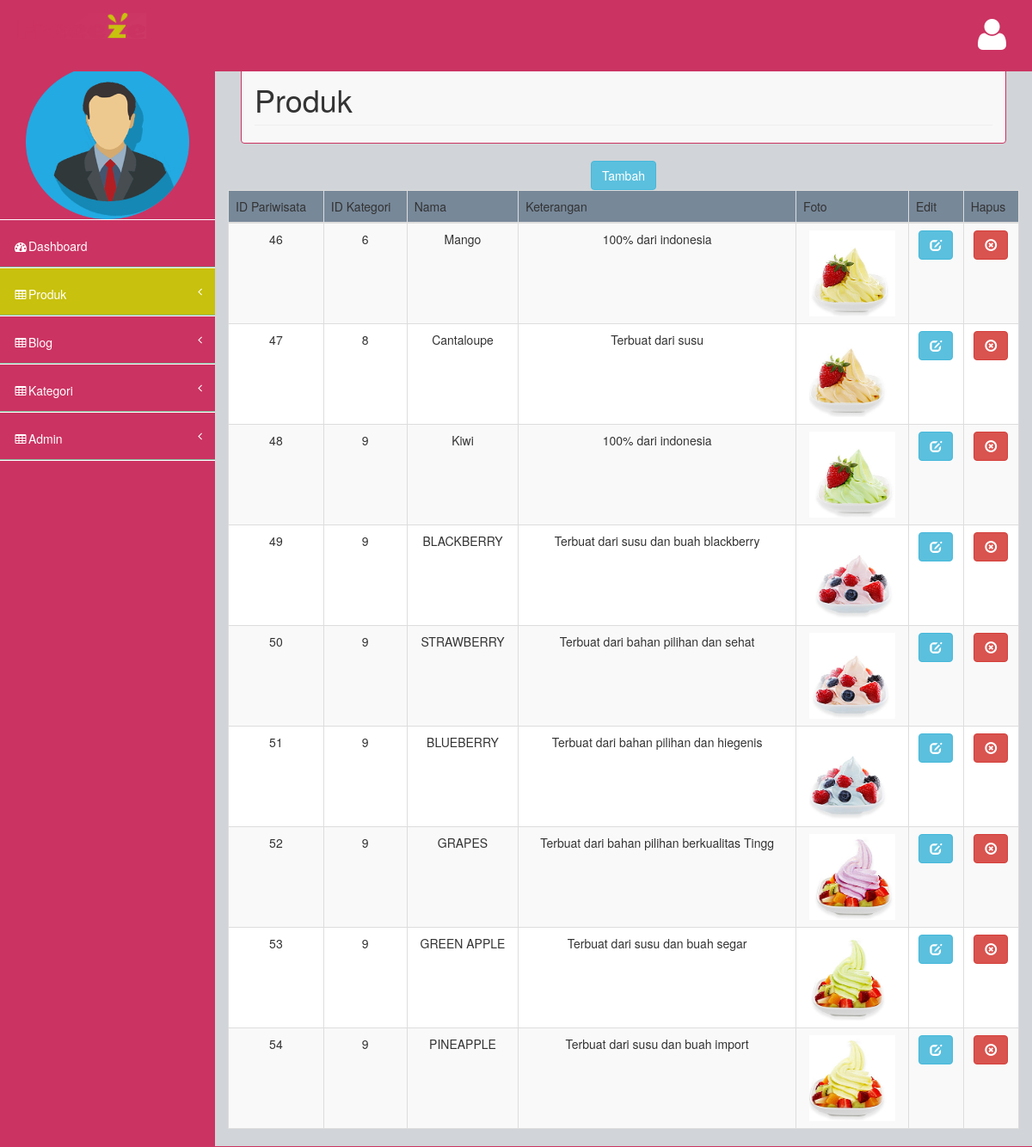
Screenshot of /admin/tampilProduk.php with the database file from the repository.
### tables this page shows
CREATE TABLE `produk` (
  `idProduk` int(11) NOT NULL,
  `namaProduk` varchar(255) NOT NULL,
  `ketProduk` text NOT NULL,
  `fotoProduk` varchar(255) NOT NULL,
  `idKategori` int(11) NOT NULL
);

### admin/tampilProduk.php (the view, shortened to what this page needs)
<!DOCTYPE html>
<html>
<head>
    <link href="assets/plugins/bootstrap/bootstrap.css" rel="stylesheet" />
    <link href="assets/font-awesome/css/font-awesome.css" rel="stylesheet" />
    <link href="assets/plugins/pace/pace-theme-big-counter.css" rel="stylesheet" />
    <link href="assets/css/style.css" rel="stylesheet" />
    <link href="assets/css/main-style.css" rel="stylesheet" />
    <link href="assets/plugins/morris/morris-0.4.3.min.css" rel="stylesheet" />
   </head>
<body>
    <div id="wrapper">
        <nav class="navbar navbar-default navbar-fixed-top" role="navigation" id="navbar">
            <div class="navbar-header">
                 <a class="navbar-brand" href="index.php">
                    <img src="assets/img/logoo.png"  width="150px" height="150px"  />
                </a>
            </div>
            <ul class="nav navbar-top-links navbar-right">
                <li class="dropdown">
                    <a class="dropdown-toggle" data-toggle="dropdown" href="#">
                        <i class="fa fa-user fa-3x"></i>
                    </a>
                </li>
            </ul>
        </nav>
        <nav class="navbar-default navbar-static-side" role="navigation">
            <div class="sidebar-collapse">
                <ul class="nav" id="side-menu">
                    <li>
                        <div class="user-section" align="center">
                                <img src="assets/img/admin.png" width="190px" height="180px" >
                        </div>
                           <li >
                        <a href="index.php"><i class="fa fa-dashboard fa-fw"></i>Dashboard</a>
                    </li>
                    <li class="selected">
                        <a href="tampilProduk.php"><i class="fa fa-table fa-fw"></i>Produk<span class="fa arrow"></span></a>
                    </li>
                    <li>
                        <a href="tampilBlog.php"><i class="fa fa-table fa-fw"></i>Blog <span class="fa arrow"></span></a>
                    </li>
                     <li>
                        <a href="tampilKategori.php"><i class="fa fa-table fa-fw"></i>Kategori <span class="fa arrow"></span></a>
                    </li>
                     <li>
                        <a href="tampilAdmin.php"><i class="fa fa-table fa-fw"></i>Admin <span class="fa arrow"></span></a>
                    </li>
                        </ul>
            </div>
        </nav>
        <div id="page-wrapper">
           <nav class="navbar navbar-default">
                <div class="col-lg-12">
                    <h1 class="page-header">Produk</h1>
                </div>
            </nav>
            <div class="row">
                <form action="tambahProduk.php" name="gabungan" method="post">
<table align="center" border="0" width="1000">
<tr align="center">
<td><input type="submit" class="btn btn-info" value="Tambah" /></td>
</tr>
</table>
<div class="info1">
<div class="box box-primary">
    <div class="box-body table-responsive">
        <table id="example1" class="table table-bordered table-striped">
            <thead>
                <tr bgcolor="#778899" class="style4">
                    <td>ID Pariwisata</td>
                    <td>ID Kategori</td>
                    <td>Nama</td>
                    <td>Keterangan</td>
                    <td>Foto</td>
                    <td>Edit </td>
                    <td>Hapus </td>
                </tr>
            </thead>
            <tbody>
                <?php
                include "koneksi.php";
                $Cari="SELECT * FROM produk ";
                $sql = mysqli_query($connect, $Cari);
                while ( $hasil = mysqli_fetch_array ($sql)) {
                    $idProduk = stripslashes ($hasil['idProduk']);
                    $idKategori = stripslashes ($hasil['idKategori']);
                    $namaProduk = stripslashes ($hasil['namaProduk']);
                    $ketProduk = stripslashes ($hasil['ketProduk']);
                    $fotoProduk = stripslashes ($hasil['fotoProduk']);
                        ?>
                        <tr align="center" bgcolor="#ffffff" class="style5">
                            <td><?=$idProduk?><div align="center"></div></td>
                            <td><?=$idKategori?><div align="center"></div></td>
                            <td><?=$namaProduk?><div align="center"></div></td>
                            <td><?=$ketProduk?><div align="center"></div></td>
                            <td><img src=gambar/<?=$fotoProduk?> width='100' height='100'><div align="center"></div></td>
                            <td bgcolor=" #ffffff"><div align="center"> <a class="btn btn-info" href="editProduk.php?idProduk=<?=$idProduk?>" title="click for edit" onclick="return confirm('Anda yakin untuk mengedit ?')"><span class="glyphicon glyphicon-edit"></span></a></div></td>
                            <td bgcolor=" #ffffff"><div><a class="btn btn-danger" href="hapusProduk.php?idProduk=<?=$idProduk?>" title="click for delete" onclick="return confirm('Anda yakin untuk menghapus ?')"><span class="glyphicon glyphicon-remove-circle"></span></a></div></td>
                        </tr>
                        <?php
                }
                ?>
            </tbody>
        </table>
    </div>
</div>
</div>
</div>
</div>
</div>
</body>
</html>

### admin/assets/css/style.css (style rules this page uses)
body { background-color: #cb3362; }
#wrapper { width: 100%; margin-top: 55px!important; background-color:#cb3362; }
#page-wrapper { padding: 0 15px; min-height: 568px; background-color:rgb(209, 212, 216); }
.navbar-static-side ul li { border-bottom:1px solid #ffffff !important; }
.navbar-top-links li { display: inline-block; }
.navbar-top-links li:last-child { margin-right: 15px; }
.navbar-top-links li a { padding: 20px; min-height: 50px; }
.arrow { float: right; }
.fa.arrow:before { content: "\f104"; }
@media (min-width:768px) { .navbar-static-side { z-index: 1; position: absolute; width: 250px; } }

### admin/assets/css/main-style.css (style rules this page uses)
.navbar-top-links > li > a { color: #FFFFFF; }
.nav > li > a { padding: 20px 15px; }
#side-menu { background-color:#cb3362; }
#side-menu a { color:#fff; border-bottom: 1px solid #84B899 !important; height: 55px; }
.selected { background-color:rgb(200, 193, 13); }
#navbar { background-color:rgb(203, 51, 98);; }
.navbar-brand { padding-left:20px; }
.navbar-brand img { height:30px; }
.navbar-default { border-color: #cb3362; }
@media (min-width:768px) { #page-wrapper { position: inherit; margin: 0 0 0 250px; padding: 0 30px; min-height: 1000px; } }

### rows the page displays
produk: idProduk "46", idKategori "6", namaProduk "Mango", ketProduk "100% dari indonesia", fotoProduk (picture)
produk: idProduk "47", idKategori "8", namaProduk "Cantaloupe", ketProduk "Terbuat dari susu", fotoProduk (picture)
produk: idProduk "48", idKategori "9", namaProduk "Kiwi", ketProduk "100% dari indonesia", fotoProduk (picture)
produk: idProduk "49", idKategori "9", namaProduk "BLACKBERRY", ketProduk "Terbuat dari susu dan buah blackberry", fotoProduk (picture)
produk: idProduk "50", idKategori "9", namaProduk "STRAWBERRY", ketProduk "Terbuat dari bahan pilihan dan sehat", fotoProduk (picture)
produk: idProduk "51", idKategori "9", namaProduk "BLUEBERRY", ketProduk "Terbuat dari bahan pilihan dan hiegenis", fotoProduk (picture)
produk: idProduk "52", idKategori "9", namaProduk "GRAPES", ketProduk "Terbuat dari bahan pilihan berkualitas Tingg", fotoProduk (picture)
produk: idProduk "53", idKategori "9", namaProduk "GREEN APPLE", ketProduk "Terbuat dari susu dan buah segar", fotoProduk (picture)
produk: idProduk "54", idKategori "9", namaProduk "PINEAPPLE", ketProduk "Terbuat dari susu dan buah import", fotoProduk (picture)
